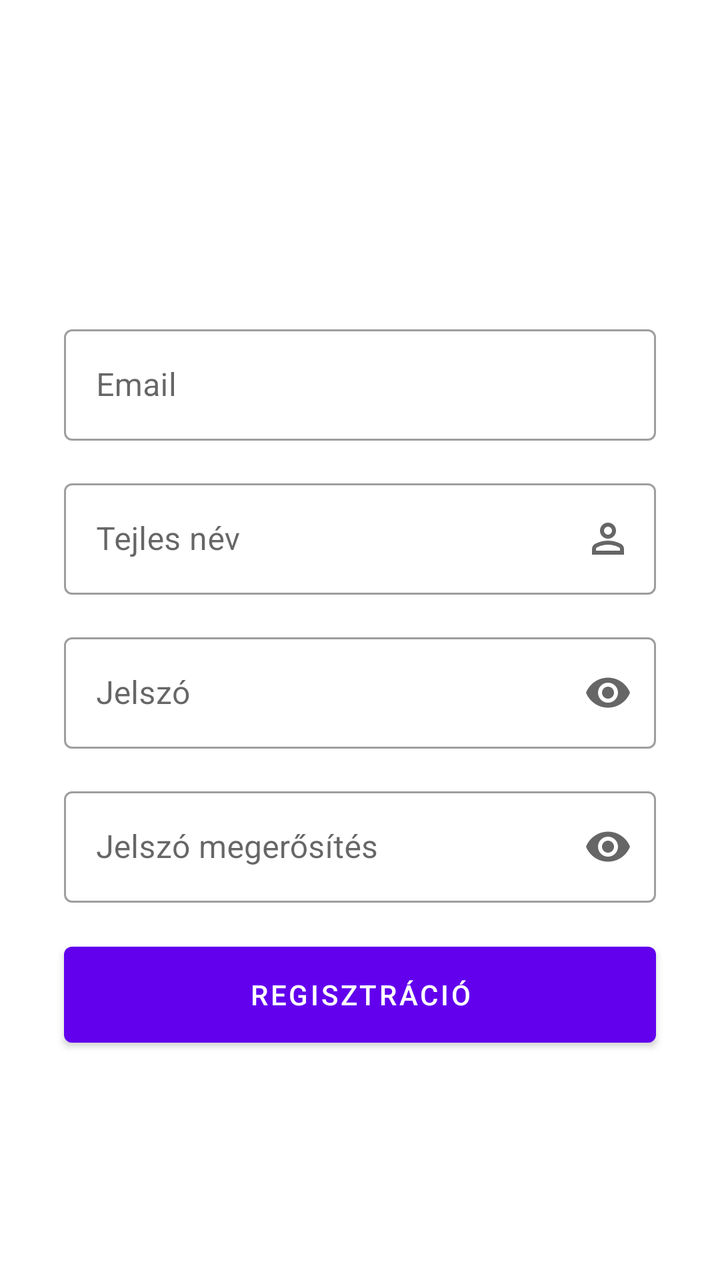
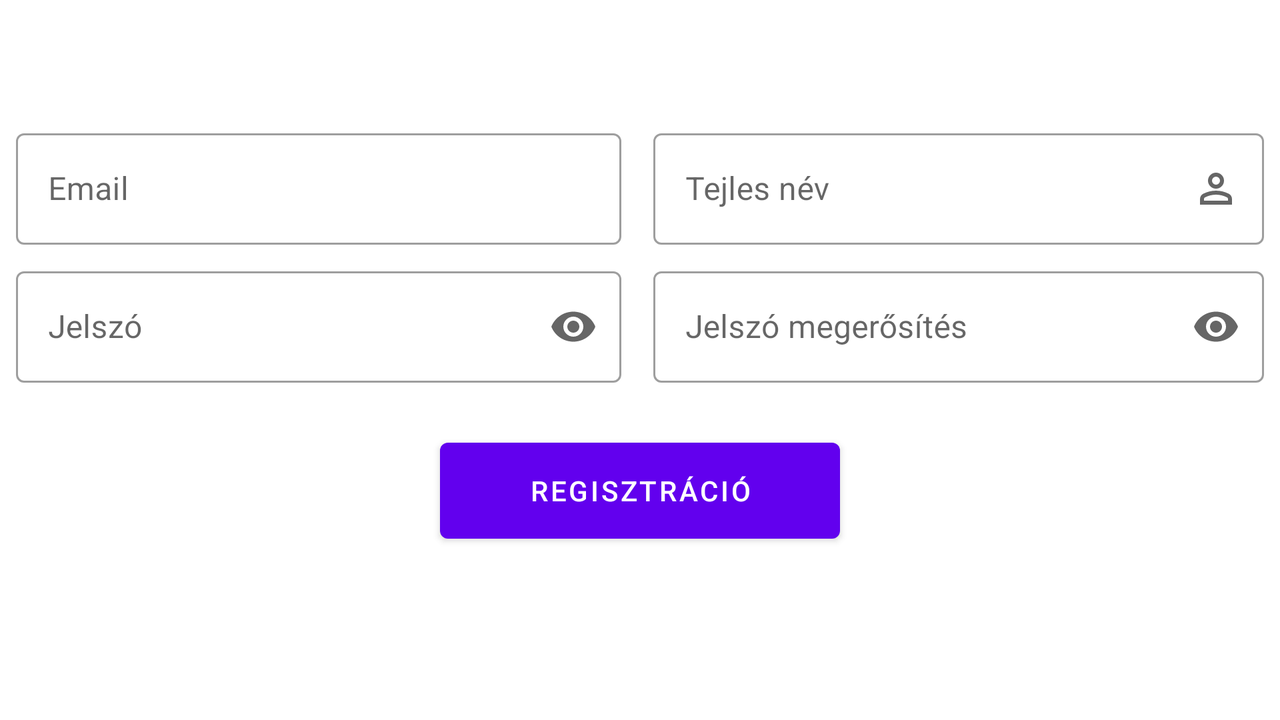

An Android layout and its configuration variant, each rendered on a device that would load it. The default file and the variant file are quoted in full after the pictures.
<!-- AndroidManifest.xml: application theme Theme.MSZIP -->
<!-- res/layout/fragment_register.xml -->
<?xml version="1.0" encoding="utf-8"?>
<androidx.constraintlayout.widget.ConstraintLayout xmlns:android="http://schemas.android.com/apk/res/android"
    xmlns:app="http://schemas.android.com/apk/res-auto"
    xmlns:tools="http://schemas.android.com/tools"
    android:layout_width="match_parent"
    android:layout_height="match_parent"
    android:layout_gravity="center"
    android:maxWidth="500dp"
    tools:context=".ui.register.RegisterFragment">


    <com.google.android.material.textfield.TextInputLayout
        android:id="@+id/editTextEmailAddress"
        style="@style/Widget.MaterialComponents.TextInputLayout.OutlinedBox"
        android:layout_width="0dp"
        android:layout_height="wrap_content"
        android:layout_marginStart="32dp"
        android:layout_marginEnd="32dp"
        android:hint="@string/email"
        app:endIconMode="custom"
        app:endIconDrawable="@drawable/ic_mail"
        app:layout_constraintBottom_toBottomOf="parent"
        app:layout_constraintEnd_toEndOf="parent"
        app:layout_constraintHorizontal_bias="0.0"
        app:layout_constraintStart_toStartOf="parent"
        app:layout_constraintTop_toTopOf="parent"
        app:layout_constraintVertical_bias="0.275">

        <com.google.android.material.textfield.TextInputEditText
            android:layout_width="match_parent"
            android:layout_height="wrap_content"
            android:autofillHints="emailAddress"
            android:ems="10"
            android:inputType="textEmailAddress"
            android:minHeight="48dp"
            android:textColorHint="#757575"
            tools:ignore="VisualLintTextFieldSize" />
    </com.google.android.material.textfield.TextInputLayout>

    <com.google.android.material.textfield.TextInputLayout
        android:id="@+id/editTextNev"
        style="@style/Widget.MaterialComponents.TextInputLayout.OutlinedBox"
        android:layout_width="0dp"
        android:layout_height="wrap_content"
        android:layout_marginStart="32dp"
        android:layout_marginTop="16dp"
        android:layout_marginEnd="32dp"
        android:hint="@string/teljesnev"
        app:endIconMode="custom"
        app:endIconDrawable="@drawable/ic_person"
        app:layout_constraintEnd_toEndOf="parent"
        app:layout_constraintHorizontal_bias="0.0"
        app:layout_constraintStart_toStartOf="parent"
        app:layout_constraintTop_toBottomOf="@+id/editTextEmailAddress">

        <com.google.android.material.textfield.TextInputEditText
            android:layout_width="match_parent"
            android:layout_height="wrap_content"
            android:autofillHints="nev"
            android:ems="10"
            android:inputType="text"
            android:minHeight="48dp"
            android:textColorHint="#757575"
            tools:ignore="VisualLintTextFieldSize" />
    </com.google.android.material.textfield.TextInputLayout>

    <com.google.android.material.textfield.TextInputLayout
        android:id="@+id/editTextPassword"
        style="@style/Widget.MaterialComponents.TextInputLayout.OutlinedBox"
        android:layout_width="0dp"
        android:layout_height="wrap_content"
        android:layout_marginStart="32dp"
        android:layout_marginTop="16dp"
        android:layout_marginEnd="32dp"
        android:hint="@string/password"
        app:endIconMode="password_toggle"
        app:layout_constraintEnd_toEndOf="parent"
        app:layout_constraintHorizontal_bias="0.0"
        app:layout_constraintStart_toStartOf="parent"
        app:layout_constraintTop_toBottomOf="@+id/editTextNev">

        <com.google.android.material.textfield.TextInputEditText
            android:layout_width="match_parent"
            android:layout_height="wrap_content"
            android:autofillHints="password"
            android:ems="10"
            android:inputType="textPassword"
            android:minHeight="48dp"
            android:textColorHint="#757575"
            tools:ignore="VisualLintTextFieldSize" />
    </com.google.android.material.textfield.TextInputLayout>

    <com.google.android.material.textfield.TextInputLayout
        android:id="@+id/editTextPasswordagain"
        style="@style/Widget.MaterialComponents.TextInputLayout.OutlinedBox"
        android:layout_width="0dp"
        android:layout_height="wrap_content"
        android:layout_marginStart="32dp"
        android:layout_marginTop="16dp"
        android:layout_marginEnd="32dp"
        android:hint="@string/jelszoagain"
        app:endIconMode="password_toggle"
        app:layout_constraintEnd_toEndOf="parent"
        app:layout_constraintHorizontal_bias="0.0"
        app:layout_constraintStart_toStartOf="parent"
        app:layout_constraintTop_toBottomOf="@+id/editTextPassword">

        <com.google.android.material.textfield.TextInputEditText
            android:layout_width="match_parent"
            android:layout_height="wrap_content"
            android:autofillHints="password"
            android:ems="10"
            android:inputType="textPassword"
            android:minHeight="48dp"
            android:textColorHint="#757575"
            tools:ignore="VisualLintTextFieldSize" />
    </com.google.android.material.textfield.TextInputLayout>

    <Button
        android:id="@+id/button2"
        android:layout_width="match_parent"
        android:layout_height="wrap_content"
        android:layout_marginStart="32dp"
        android:layout_marginTop="16dp"
        android:layout_marginEnd="32dp"
        android:minHeight="60dp"
        android:text="@string/regisztracio"
        app:layout_constraintEnd_toEndOf="parent"
        app:layout_constraintHorizontal_bias="0.0"
        app:layout_constraintStart_toStartOf="parent"
        app:layout_constraintTop_toBottomOf="@+id/editTextPasswordagain"
        tools:ignore="VisualLintButtonSize" />

    <TextView
        android:id="@+id/textView"
        android:layout_width="wrap_content"
        android:layout_height="wrap_content"
        android:textSize="34sp"
        app:layout_constraintBottom_toTopOf="@+id/editTextEmailAddress"
        app:layout_constraintEnd_toEndOf="parent"
        app:layout_constraintStart_toStartOf="parent"
        app:layout_constraintTop_toTopOf="parent" />
</androidx.constraintlayout.widget.ConstraintLayout>
<!-- resources referenced by this layout -->
<resources>
  <!-- drawable ic_person (drawable) -->
  <?xml version="1.0" encoding="utf-8"?>
  <vector xmlns:android="http://schemas.android.com/apk/res/android" android:width="24dp" android:height="24dp" android:viewportWidth="960" android:viewportHeight="960" android:tint="?attr/colorControlNormal">
      <path android:fillColor="@android:color/white" android:pathData="M480,480Q414,480 367,433Q320,386 320,320Q320,254 367,207Q414,160 480,160Q546,160 593,207Q640,254 640,320Q640,386 593,433Q546,480 480,480ZM160,800L160,688Q160,654 177.5,625.5Q195,597 224,582Q286,551 350,535.5Q414,520 480,520Q546,520 610,535.5Q674,551 736,582Q765,597 782.5,625.5Q800,654 800,688L800,800L160,800ZM240,720L720,720L720,688Q720,677 714.5,668Q709,659 700,654Q646,627 591,613.5Q536,600 480,600Q424,600 369,613.5Q314,627 260,654Q251,659 245.5,668Q240,677 240,688L240,720ZM480,400Q513,400 536.5,376.5Q560,353 560,320Q560,287 536.5,263.5Q513,240 480,240Q447,240 423.5,263.5Q400,287 400,320Q400,353 423.5,376.5Q447,400 480,400ZM480,320Q480,320 480,320Q480,320 480,320Q480,320 480,320Q480,320 480,320Q480,320 480,320Q480,320 480,320Q480,320 480,320Q480,320 480,320ZM480,720L480,720Q480,720 480,720Q480,720 480,720Q480,720 480,720Q480,720 480,720Q480,720 480,720Q480,720 480,720Q480,720 480,720Q480,720 480,720L480,720Z"/>
  </vector>
  <string name="email">Email</string>
  <string name="jelszoagain">Jelszó megerősítés</string>
  <string name="password">Jelszó</string>
  <string name="regisztracio">Regisztráció</string>
  <string name="teljesnev">Tejles név</string>
  <style name="Theme.MSZIP" parent="Theme.MaterialComponents.DayNight.DarkActionBar">
          
          <item name="colorPrimary">@color/purple_500</item>
          <item name="colorPrimaryVariant">@color/purple_700</item>
          <item name="colorOnPrimary">@color/white</item>
          
          <item name="colorSecondary">@color/teal_200</item>
          <item name="colorSecondaryVariant">@color/teal_700</item>
          <item name="colorOnSecondary">@color/black</item>
          
          <item name="android:statusBarColor">?attr/colorPrimaryVariant</item>
          
      </style>
  <color name="purple_500">#FF6200EE</color>
  <color name="purple_700">#FF3700B3</color>
  <color name="white">#FFFFFFFF</color>
  <color name="teal_200">#FF03DAC5</color>
  <color name="teal_700">#FF018786</color>
  <color name="black">#FF000000</color>
</resources>
<!-- res/layout-land/fragment_register.xml (the repository's variant of the layout above) -->
<!-- drawn on the phone turned sideways -->
<?xml version="1.0" encoding="utf-8"?>
<androidx.constraintlayout.widget.ConstraintLayout xmlns:android="http://schemas.android.com/apk/res/android"
    xmlns:app="http://schemas.android.com/apk/res-auto"
    xmlns:tools="http://schemas.android.com/tools"
    android:layout_width="match_parent"
    android:layout_height="match_parent"
    android:layout_gravity="center"
    android:maxWidth="700dp"
    tools:context=".ui.register.RegisterFragment">


    <com.google.android.material.textfield.TextInputLayout
        android:id="@+id/editTextEmailAddress"
        style="@style/Widget.MaterialComponents.TextInputLayout.OutlinedBox"
        android:layout_width="0dp"
        android:layout_height="wrap_content"
        android:layout_marginStart="8dp"
        android:layout_marginTop="16dp"
        android:layout_marginEnd="8dp"
        android:hint="@string/email"
        android:maxWidth="400dp"
        app:endIconDrawable="@drawable/ic_mail"
        app:endIconMode="custom"
        app:layout_constraintEnd_toStartOf="@+id/space2"
        app:layout_constraintHorizontal_bias="0.0"
        app:layout_constraintStart_toStartOf="parent"
        app:layout_constraintTop_toBottomOf="@+id/textView">

        <com.google.android.material.textfield.TextInputEditText
            android:layout_width="match_parent"
            android:layout_height="wrap_content"
            android:autofillHints="emailAddress"
            android:ems="10"
            android:inputType="textEmailAddress"
            android:minHeight="48dp"
            android:textColorHint="#757575"
            tools:ignore="VisualLintTextFieldSize" />
    </com.google.android.material.textfield.TextInputLayout>

    <com.google.android.material.textfield.TextInputLayout
        android:id="@+id/editTextNev"
        style="@style/Widget.MaterialComponents.TextInputLayout.OutlinedBox"
        android:layout_width="0dp"
        android:layout_height="wrap_content"
        android:layout_marginStart="8dp"
        android:layout_marginTop="16dp"
        android:layout_marginEnd="8dp"
        android:hint="@string/teljesnev"
        android:maxWidth="400dp"
        app:endIconDrawable="@drawable/ic_person"
        app:endIconMode="custom"
        app:layout_constraintEnd_toEndOf="parent"

        app:layout_constraintHorizontal_bias="0.0"
        app:layout_constraintStart_toEndOf="@+id/space2"
        app:layout_constraintTop_toBottomOf="@+id/textView">

        <com.google.android.material.textfield.TextInputEditText
            android:layout_width="match_parent"
            android:layout_height="wrap_content"
            android:autofillHints="nev"
            android:ems="10"
            android:inputType="text"
            android:minHeight="48dp"
            android:textColorHint="#757575"
            tools:ignore="VisualLintTextFieldSize" />
    </com.google.android.material.textfield.TextInputLayout>

    <com.google.android.material.textfield.TextInputLayout
        android:id="@+id/editTextPassword"
        style="@style/Widget.MaterialComponents.TextInputLayout.OutlinedBox"
        android:layout_width="0dp"
        android:layout_height="wrap_content"
        android:layout_marginStart="8dp"
        android:layout_marginTop="8dp"
        android:layout_marginEnd="8dp"
        android:hint="@string/password"
        android:maxWidth="400dp"
        app:endIconMode="password_toggle"
        app:layout_constraintEnd_toStartOf="@+id/space2"
        app:layout_constraintHorizontal_bias="0.0"
        app:layout_constraintStart_toStartOf="parent"
        app:layout_constraintTop_toBottomOf="@+id/editTextEmailAddress">

        <com.google.android.material.textfield.TextInputEditText
            android:layout_width="match_parent"
            android:layout_height="wrap_content"
            android:autofillHints="password"
            android:ems="10"
            android:inputType="textPassword"
            android:minHeight="48dp"
            android:textColorHint="#757575"
            tools:ignore="VisualLintTextFieldSize" />
    </com.google.android.material.textfield.TextInputLayout>

    <com.google.android.material.textfield.TextInputLayout
        android:id="@+id/editTextPasswordagain"
        style="@style/Widget.MaterialComponents.TextInputLayout.OutlinedBox"
        android:layout_width="0dp"
        android:layout_height="wrap_content"
        android:layout_marginStart="8dp"
        android:layout_marginTop="8dp"
        android:layout_marginEnd="8dp"
        android:hint="@string/jelszoagain"
        android:maxWidth="400dp"
        app:endIconMode="password_toggle"
        app:layout_constraintEnd_toEndOf="parent"
        app:layout_constraintHorizontal_bias="0.0"
        app:layout_constraintStart_toEndOf="@+id/space2"
        app:layout_constraintTop_toBottomOf="@+id/editTextNev">

        <com.google.android.material.textfield.TextInputEditText
            android:layout_width="match_parent"
            android:layout_height="wrap_content"
            android:autofillHints="password"
            android:ems="10"
            android:inputType="textPassword"
            android:minHeight="48dp"
            android:textColorHint="#757575"
            tools:ignore="VisualLintTextFieldSize" />
    </com.google.android.material.textfield.TextInputLayout>

    <Button
        android:id="@+id/button2"
        android:layout_width="wrap_content"
        android:layout_height="wrap_content"
        android:layout_marginTop="24dp"
        android:minWidth="200dp"
        android:minHeight="60dp"
        android:text="@string/regisztracio"
        app:layout_constraintEnd_toEndOf="parent"
        app:layout_constraintStart_toStartOf="parent"
        app:layout_constraintTop_toBottomOf="@+id/editTextPassword"
        tools:ignore="VisualLintButtonSize" />

    <TextView
        android:id="@+id/textView"
        android:layout_width="wrap_content"
        android:layout_height="wrap_content"
        android:textSize="34sp"
        app:layout_constraintEnd_toEndOf="parent"
        app:layout_constraintHorizontal_bias="0.499"
        app:layout_constraintStart_toStartOf="parent"
        app:layout_constraintTop_toTopOf="parent" />

    <Space
        android:id="@+id/space2"
        android:layout_width="wrap_content"
        android:layout_height="wrap_content"
        app:layout_constraintBottom_toBottomOf="parent"
        app:layout_constraintEnd_toEndOf="parent"
        app:layout_constraintHorizontal_bias="0.498"
        app:layout_constraintStart_toStartOf="parent"
        app:layout_constraintTop_toTopOf="parent"
        app:layout_constraintVertical_bias="0.323" />
</androidx.constraintlayout.widget.ConstraintLayout>
